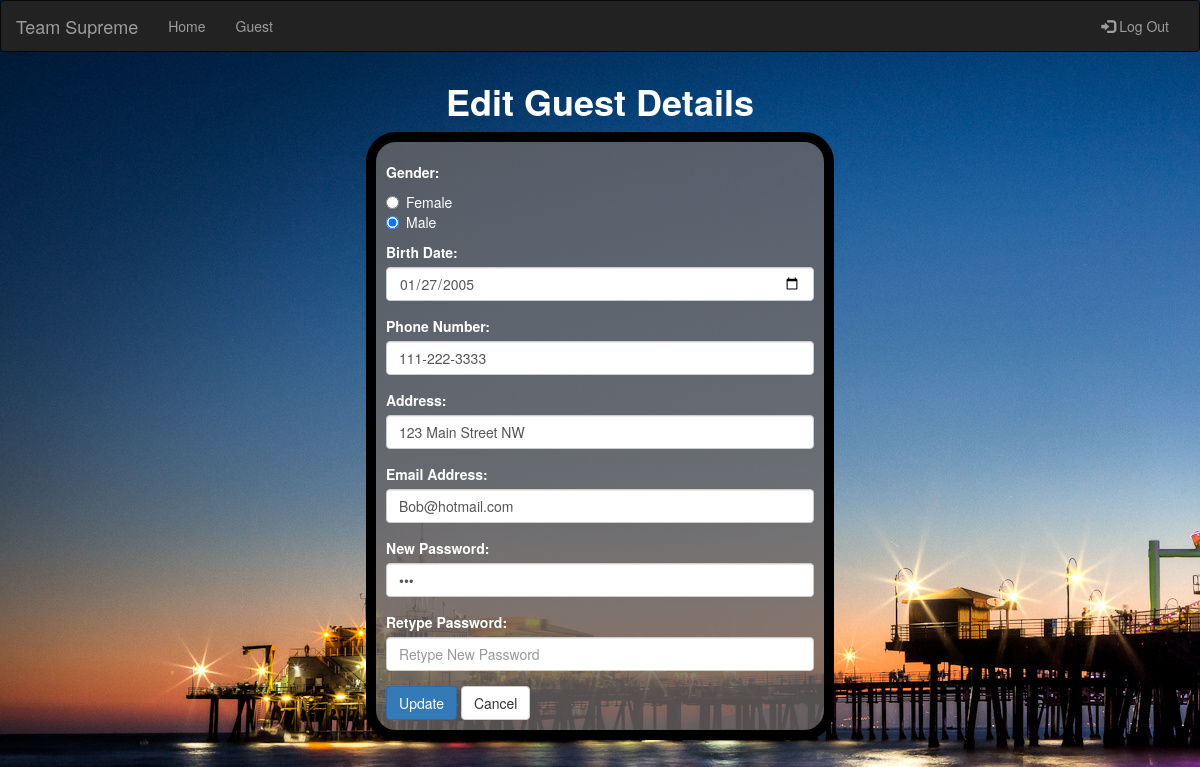
The app's page /pages/guest-edit.php (signed in), older data.
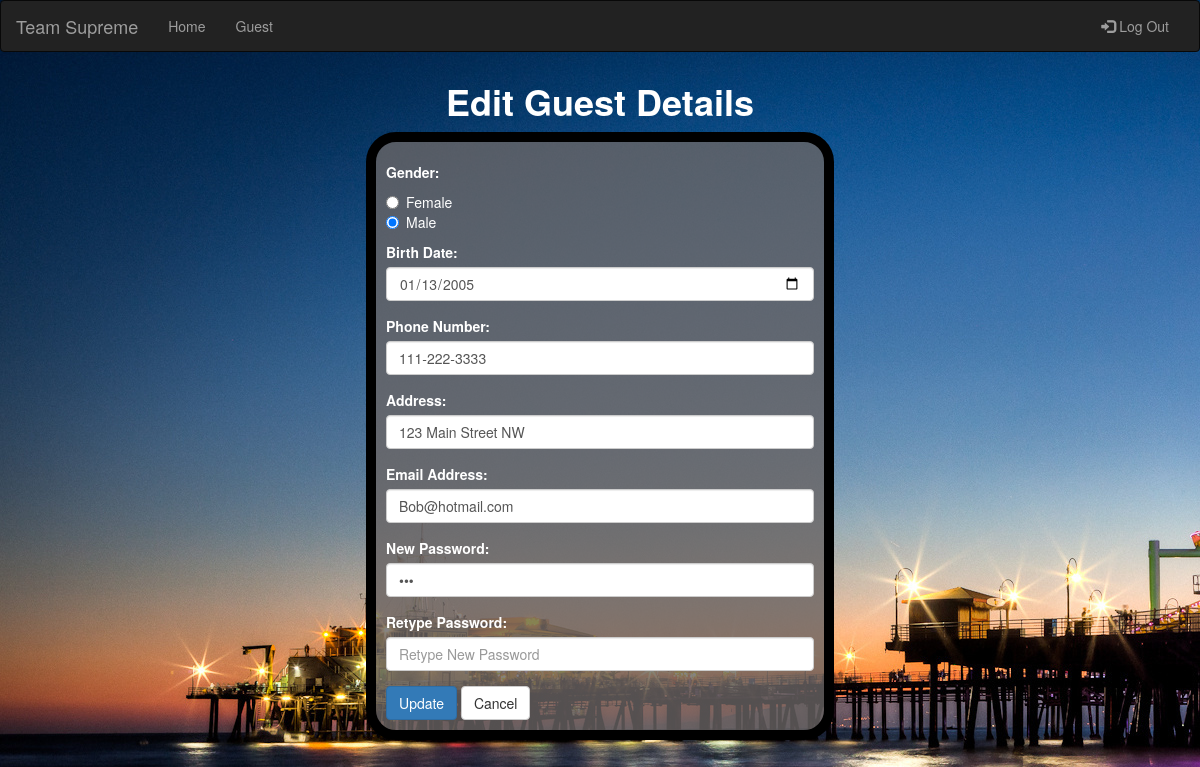
The same page, newer data.
### tables this page shows
CREATE TABLE `guest` (
  `GuestID` int(11) NOT NULL,
  `name` varchar(256) NOT NULL,
  `gender` char(1) NOT NULL,
  `birthDate` date DEFAULT NULL,
  `phoneNumber` char(12) DEFAULT NULL,
  `address` varchar(256) DEFAULT NULL,
  `emailAddress` varchar(256) DEFAULT NULL,
  `loginPwd` varchar(256) DEFAULT NULL,
  `accountBalance` int(11) DEFAULT NULL
);

### pages/guest-edit.php (the view, shortened to what this page needs)
<?php
    if($_SESSION['loggedInUser']){
        $usertype = $_SESSION['loggedInUser'][0];
        $name = $_SESSION['loggedInUser'][1];
        $query = sprintf("SELECT * FROM %s WHERE name ='%s'", $usertype, $name);
        $result = mysql_query($query);
        $row = mysql_fetch_assoc($result);
    }
    else{
        $_SESSION['error'] = "<p id='p-label'>Failed to retrieve fields. Re-attempt login. <a id='p-label' href='login.html'>&larr; Back</a></p>";
        header("Location: loginError.php");
    }
?>
<!DOCTYPE html>
<html xmlns="http://www.w3.org/1999/xhtml">
<head>
    <link href="../styles/custom.css" rel="stylesheet" />
    <link href="../styles/bootstrap.min.css" rel="stylesheet" />
</head>
<body style="background-image:url('../images/AmusementPark-1.jpg'); height:100%">
    <nav class="navbar navbar-inverse">
        <div class="container-fluid">
            <div class="navbar-header">
                <a class="navbar-brand" href="index.php">Team Supreme</a>
            </div>
            <div class="collapse navbar-collapse" id="myNavbar">
                <ul class="nav navbar-nav">
                    <li><a href="index.php">Home</a></li>
                    <li><a href="guest-account.php">Guest</a></li>
                </ul>
                <ul class="nav navbar-nav navbar-right">
                    <li>
                        <a href="logout.php">
                            <span class="glyphicon glyphicon-log-in"></span>&nbsp;Log Out
                        </a>
                    </li>
                </ul>
            </div>
        </div>
    </nav>
    <div class="row">
        <div class="col-md-6 col-md-offset-3">
            <h1 id="header-1">Edit Guest Details</h1>
        </div>
    </div>
    <div class="row">
        <div class="col-md-6 col-md-offset-3">
            <form role="form" action="guest-update.php" id="form-background" method="post">
                <div class="radio" id="gender-radio">
                    <p id="p-label">Gender:</p>
                    <label><input type="radio" name="gender" value="F" required <?php if ($row['gender'] == 'F'){ echo 'checked'; } ?> />Female</label><br />
                    <label><input type="radio" name="gender" value="M"  <?php if ($row['gender'] == 'M'){ echo 'checked'; } ?>/>Male</label>
                </div>
                <div class="form-group">
                    <label for="birthDate">Birth Date:</label>
                    <input name="birthDate" type="date" class="form-control" id="birthDate" placeholder="mm/dd/yyyy" value="<?php echo $row['birthDate']; ?>" required />
                </div>
                <div class="form-group">
                    <label for="phoneNumber">Phone Number:</label>
                    <input name="phoneNumber" type="text" class="form-control" id="phoneNumber" placeholder="111-222-3333" value="<?php echo $row['phoneNumber']; ?>" required />
                </div>
                <div class="form-group">
                    <label for="address">Address:</label>
                    <input name="address" type="text" class="form-control" id="address" placeholder="123 Main Street" value="<?php echo $row['address']; ?>" required />
                </div>
                <div class="form-group">
                    <label for="email">Email Address:</label>
                    <input name="email" type="email" class="form-control" id="email" placeholder="John.Smith@ubc.ca" value="<?php echo $row['emailAddress']; ?>" required />
                </div>
                <div class="form-group">
                    <label for="pwd">New Password:</label>
                    <input name="password" type="password" class="form-control" id="pwd" placeholder="New Password" value="<?php echo $row['loginPwd']; ?>"/>
                </div>
                <div class="form-group">
                    <label for="pwd-retype">Retype Password:</label>
                    <input name="password-retype" type="password" class="form-control" id="pwd-retype" placeholder="Retype New Password"/>
                </div>
                <button type="submit" class="btn btn-primary">Update</button>
                <a href="guest-account.php" class="btn btn-default">Cancel</a>
            </form>
        </div>
    </div>
</body>
</html>

Row changes from the older to the newer data that the page shows:
changed guest "☐ Female": birthDate "01/27/2005" → "01/13/2005"
